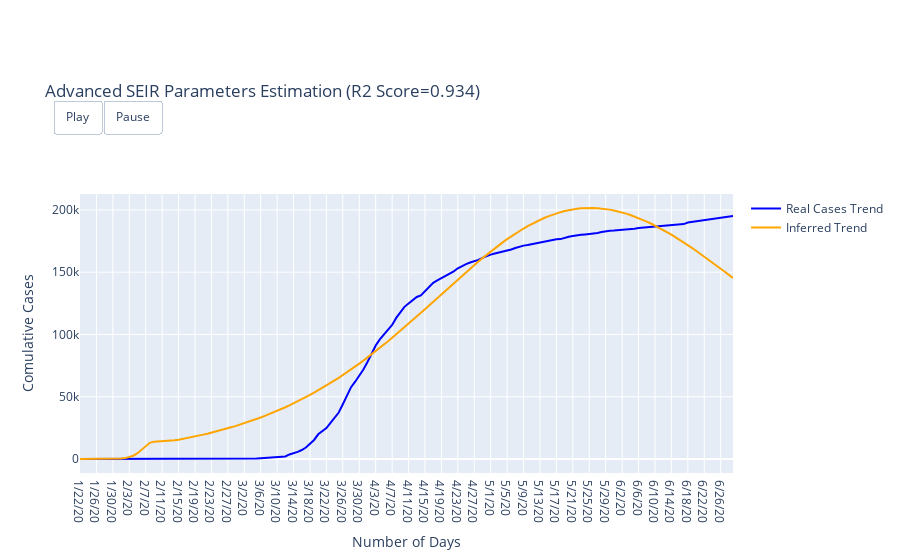

Notebook code for this chart:
### Code cell
comulative_plot2(cases, fitted, dates_range, r2_res)

### Figure 1 — Plotly figure (JSON) as saved in the notebook; plotly's stock layout.template omitted (floating-point values rounded to 4 significant figures; data arrays with more than 128 entries replaced by an {"elided": "..."} marker saying what was removed)
{"data": [{"line": {"color": "blue", "width": 2}, "mode": "lines", "name": "Real Cases Trend", "type": "scatter", "x": {"elided": "160 str values"}, "y": {"elided": "160 int values"}}, {"line": {"color": "orange", "width": 2}, "mode": "lines", "name": "Inferred Trend", "type": "scatter", "x": {"elided": "160 str values"}, "y": {"elided": "160 float values"}}], "layout": {"autosize": true, "hovermode": "closest", "title": {"text": "Advanced SEIR Parameters Estimation (R2 Score=0.934)"}, "updatemenus": [{"buttons": [{"args": [null, {"frame": {"duration": 100, "redraw": false}, "fromcurrent": true, "transition": {"duration": 10, "easing": "quadratic-in-out"}}], "label": "Play", "method": "animate"}, {"args": [[null], {"frame": {"duration": 0, "redraw": false}, "mode": "immediate", "transition": {"duration": 0}}], "label": "Pause", "method": "animate"}], "direction": "left", "pad": {"r": 10, "t": 87}, "showactive": false, "type": "buttons", "x": 0.14, "xanchor": "right", "y": 1.65, "yanchor": "top"}], "xaxis": {"autorange": true, "range": [0, 159], "title": {"text": "Number of Days"}, "type": "category"}, "yaxis": {"autorange": true, "range": [-11200.0, 212800.0], "title": {"text": "Comulative Cases"}, "type": "linear"}}}
